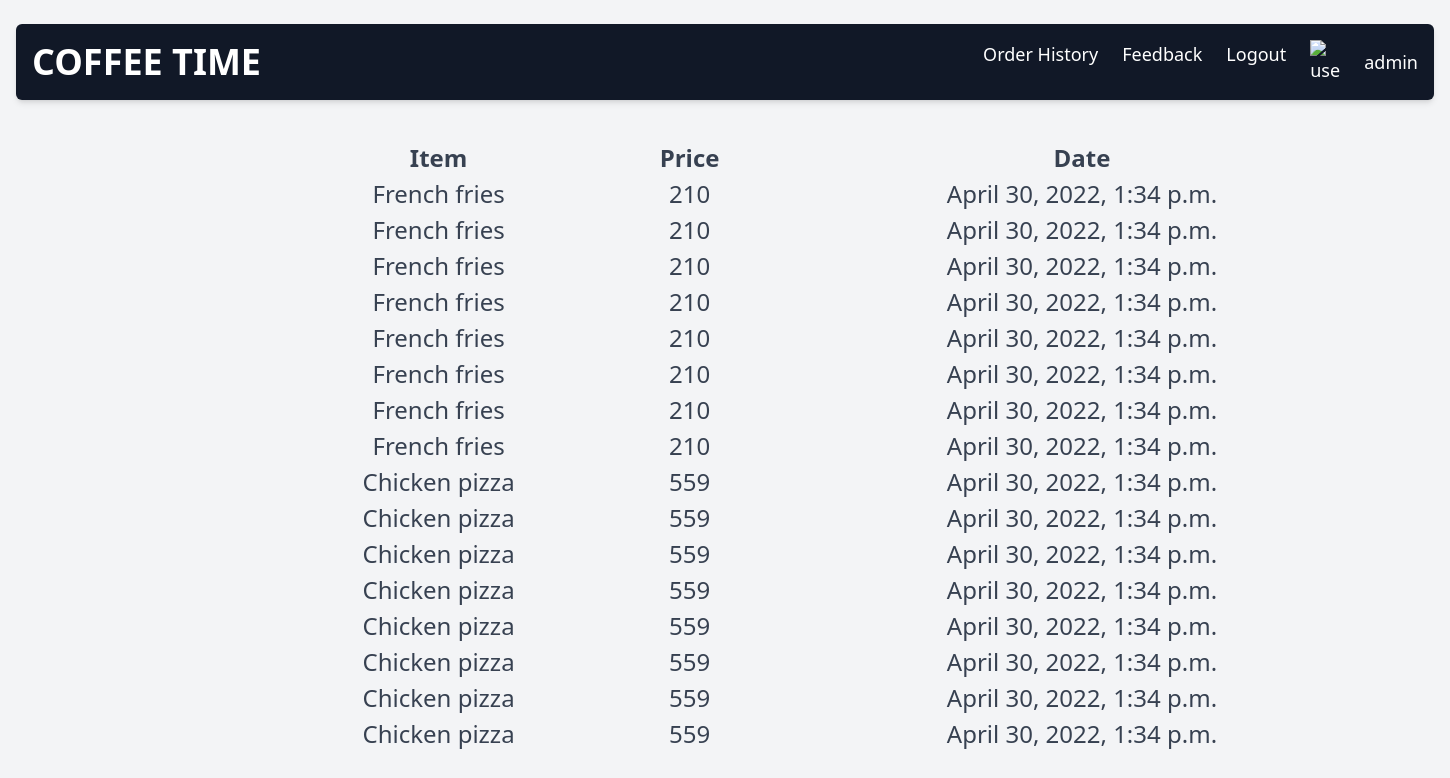
Screenshot of /order_history/ (signed in) with the database file from the repository.
### shop/models.py (models this page shows, shortened)
class OrderHistory(Model):
    user = CharField(max_length=200)
    product = CharField(max_length=200)
    date = DateTimeField(default=timezone.now())
    price = PositiveIntegerField()

### shop/views.py (the view)
# urls.py: path("order_history/", order_history, name="order_history"),
@login_required
def order_history(request):
    user = request.user
    orders = OrderHistory.objects.filter(user=user)
    result = []
    for order in orders:
        result.append({
            'item': order.product,
            'price': order.price,
            'date': order.date,
        })
    return render(request, 'shop/order_history.html', {'orders': result})

### shop/templates/shop/order_history.html
{% extends 'theme/base_logged_in.html' %}
{% block content %}
    <div class="text-center" style="width: 100vw; position: absolute;left: 20%">
        <table style="font-size: x-large">
            <thead>
            <tr>
                <th style="padding: 0 5vw">Item</th>
                <th style="padding: 0 5vw">Price</th>
                <th style="padding: 0 5vw; width: 40vw">Date</th>
            </tr>
            </thead>
            <tbody>
            {% for order in orders %}
                <tr>
                    <td style="padding: 0 5vw">{{ order.item }}</td>
                    <td style="padding: 0 5vw">{{ order.price }}</td>
                    <td style="padding: 0 5vw; width: 40vw">{{ order.date }}</td>
                </tr>
            {% endfor %}
            </tbody>
        </table>
    </div>
{% endblock content %}

### theme/templates/theme/base_logged_in.html (shortened to what this page needs)
{% load static %}
<!DOCTYPE html>
<html lang="en">
<head>
    <link rel="stylesheet" href="{% static 'theme/tailwind.css' %}">
    <link rel="stylesheet" href="{% static 'theme/styling.css' %}">
</head>
<body>
{% include 'theme/navbar_logged_in.html' %}
<div class='p-4'>
    {% block content %}{% endblock content %}
</div>
</body>
</html>

### theme/templates/theme/navbar_logged_in.html
<header class='px-4 py-6'>
    <nav class='flex items-center justify-between p-4 text-white bg-gray-900 rounded-md shadow-md'>
        <h1 class='text-4xl font-bold uppercase'>
            <a href="{% url 'home' %}">Coffee Time</a>
        </h1>
        <ul class='flex gap-6 text-lg'>
            <li>
                <a class='hover:text-indigo-300' href="{% url 'order_history' %}">Order History</a>
            </li>
            <li>
                <a class='hover:text-indigo-300' href="{% url 'feedback' %}">Feedback</a>
            </li>
            <li>
                <a class='hover:text-indigo-300' href="{% url 'logout' %}">Logout</a>
            </li>
            <li>
                <img width="30" height="30"
                     src="https://media.istockphoto.com/vectors/user-icon-flat-isolated-on-white-background-user-symbol-vector-vector-id1300845620?k=20&m=1300845620&s=612x612&w=0&h=f4XTZDAv7NPuZbG0habSpU0sNgECM0X7nbKzTUta3n8="
                     alt="user: ">
            </li>
            <button onclick="onUserButtonClick()">{{ user }}</button>
        </ul>
    </nav>
</header>

### rows the page displays
OrderHistory: item "French fries", date "April 30, 2022, 1:34 p.m."
OrderHistory: item "French fries", date "April 30, 2022, 1:34 p.m."
OrderHistory: item "French fries", date "April 30, 2022, 1:34 p.m."
OrderHistory: item "French fries", date "April 30, 2022, 1:34 p.m."
OrderHistory: item "French fries", date "April 30, 2022, 1:34 p.m."
OrderHistory: item "French fries", date "April 30, 2022, 1:34 p.m."
OrderHistory: item "French fries", date "April 30, 2022, 1:34 p.m."
OrderHistory: item "French fries", date "April 30, 2022, 1:34 p.m."
OrderHistory: item "Chicken pizza", date "April 30, 2022, 1:34 p.m."
OrderHistory: item "Chicken pizza", date "April 30, 2022, 1:34 p.m."
OrderHistory: item "Chicken pizza", date "April 30, 2022, 1:34 p.m."
OrderHistory: item "Chicken pizza", date "April 30, 2022, 1:34 p.m."
OrderHistory: item "Chicken pizza", date "April 30, 2022, 1:34 p.m."
OrderHistory: item "Chicken pizza", date "April 30, 2022, 1:34 p.m."
OrderHistory: item "Chicken pizza", date "April 30, 2022, 1:34 p.m."
OrderHistory: item "Chicken pizza", date "April 30, 2022, 1:34 p.m."

### other values shown
{{ user }} "admin"
{{ order.price }} "210" "210" "210" "210" "210" "210" "210" "210" "559" "559" "559" "559" "559" "559" "559" "559"
